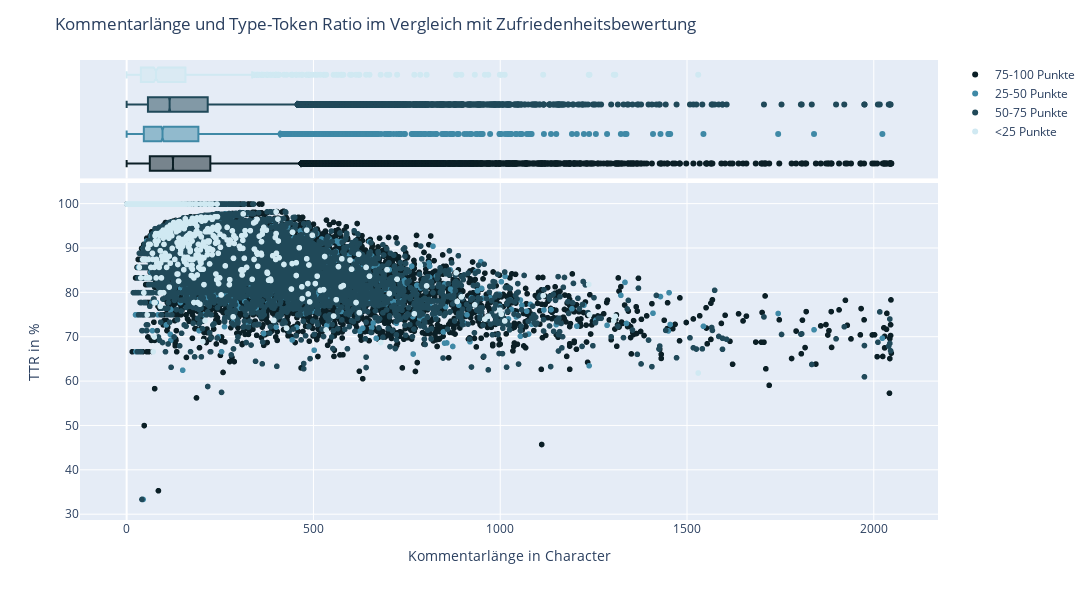

The cell this chart's notebook holds for it:
### Code cell
# x and y given as array_like objects
fig = px.scatter(
    df_text,
    x='Kommentar_Character', 
    y='Kommentar_TTR',
    opacity = 1,
    color_discrete_sequence =color_discrete_sequence,
    color = "rating_selected_average_group",
    marginal_x='box',
    #color_continuous_scale=[(0,'red'), (0.75, 'orange'), (1,'green')]
                 )

fig.update_layout(
    title="Kommentarlänge und Type-Token Ratio im Vergleich mit Zufriedenheitsbewertung",
    yaxis_title='TTR in %',
    xaxis_title='Kommentarlänge in Character',
    width=1200, 
    height=600,
    legend_title="")

#fig.update_yaxes(range=(55,105))

fig.show()

pio.write_image(fig,"images/fig-Characters-TTR_scatter.svg") #save fig as svg

### Figure 1 — Plotly figure (JSON) as saved in the notebook; plotly's stock layout.template omitted (floating-point values rounded to 4 significant figures; data arrays with more than 128 entries replaced by an {"elided": "..."} marker saying what was removed)
{"data": [{"hovertemplate": "rating_selected_average_group=75-100 Punkte<br>Kommentar_Character=%{x}<br>Kommentar_TTR=%{y}<extra></extra>", "legendgroup": "75-100 Punkte", "marker": {"color": "#0B1F26", "opacity": 1, "symbol": "circle"}, "mode": "markers", "name": "75-100 Punkte", "showlegend": true, "type": "scattergl", "x": {"elided": "38368 int values"}, "xaxis": "x", "y": {"elided": "38368 float values"}, "yaxis": "y"}, {"alignmentgroup": "True", "hovertemplate": "rating_selected_average_group=75-100 Punkte<br>Kommentar_Character=%{x}<extra></extra>", "legendgroup": "75-100 Punkte", "marker": {"color": "#0B1F26", "symbol": "circle"}, "name": "75-100 Punkte", "notched": true, "offsetgroup": "75-100 Punkte", "showlegend": false, "type": "box", "x": {"elided": "38368 int values"}, "xaxis": "x2", "yaxis": "y2"}, {"hovertemplate": "rating_selected_average_group=25-50 Punkte<br>Kommentar_Character=%{x}<br>Kommentar_TTR=%{y}<extra></extra>", "legendgroup": "25-50 Punkte", "marker": {"color": "#3F89A6", "opacity": 1, "symbol": "circle"}, "mode": "markers", "name": "25-50 Punkte", "showlegend": true, "type": "scattergl", "x": {"elided": "5206 int values"}, "xaxis": "x", "y": {"elided": "5206 float values"}, "yaxis": "y"}, {"alignmentgroup": "True", "hovertemplate": "rating_selected_average_group=25-50 Punkte<br>Kommentar_Character=%{x}<extra></extra>", "legendgroup": "25-50 Punkte", "marker": {"color": "#3F89A6", "symbol": "circle"}, "name": "25-50 Punkte", "notched": true, "offsetgroup": "25-50 Punkte", "showlegend": false, "type": "box", "x": {"elided": "5206 int values"}, "xaxis": "x2", "yaxis": "y2"}, {"hovertemplate": "rating_selected_average_group=50-75 Punkte<br>Kommentar_Character=%{x}<br>Kommentar_TTR=%{y}<extra></extra>", "legendgroup": "50-75 Punkte", "marker": {"color": "#204959", "opacity": 1, "symbol": "circle"}, "mode": "markers", "name": "50-75 Punkte", "showlegend": true, "type": "scattergl", "x": {"elided": "19130 int values"}, "xaxis": "x", "y": {"elided": "19130 float values"}, "yaxis": "y"}, {"alignmentgroup": "True", "hovertemplate": "rating_selected_average_group=50-75 Punkte<br>Kommentar_Character=%{x}<extra></extra>", "legendgroup": "50-75 Punkte", "marker": {"color": "#204959", "symbol": "circle"}, "name": "50-75 Punkte", "notched": true, "offsetgroup": "50-75 Punkte", "showlegend": false, "type": "box", "x": {"elided": "19130 int values"}, "xaxis": "x2", "yaxis": "y2"}, {"hovertemplate": "rating_selected_average_group=<25 Punkte<br>Kommentar_Character=%{x}<br>Kommentar_TTR=%{y}<extra></extra>", "legendgroup": "<25 Punkte", "marker": {"color": "#D0E9F2", "opacity": 1, "symbol": "circle"}, "mode": "markers", "name": "<25 Punkte", "showlegend": true, "type": "scattergl", "x": {"elided": "1056 int values"}, "xaxis": "x", "y": {"elided": "1056 float values"}, "yaxis": "y"}, {"alignmentgroup": "True", "hovertemplate": "rating_selected_average_group=<25 Punkte<br>Kommentar_Character=%{x}<extra></extra>", "legendgroup": "<25 Punkte", "marker": {"color": "#D0E9F2", "symbol": "circle"}, "name": "<25 Punkte", "notched": true, "offsetgroup": "<25 Punkte", "showlegend": false, "type": "box", "x": {"elided": "1056 int values"}, "xaxis": "x2", "yaxis": "y2"}], "layout": {"height": 600, "legend": {"title": {"text": ""}, "tracegroupgap": 0}, "margin": {"t": 60}, "title": {"text": "Kommentarlänge und Type-Token Ratio im Vergleich mit Zufriedenheitsbewertung"}, "width": 1200, "xaxis": {"anchor": "y", "domain": [0, 1], "title": {"text": "Kommentarlänge in Character"}}, "xaxis2": {"anchor": "y2", "domain": [0, 1], "matches": "x", "showgrid": true, "showticklabels": false}, "yaxis": {"anchor": "x", "domain": [0, 0.7326], "title": {"text": "TTR in %"}}, "yaxis2": {"anchor": "x2", "domain": [0.7426, 1], "matches": "y2", "showgrid": false, "showline": false, "showticklabels": false, "ticks": ""}}}
